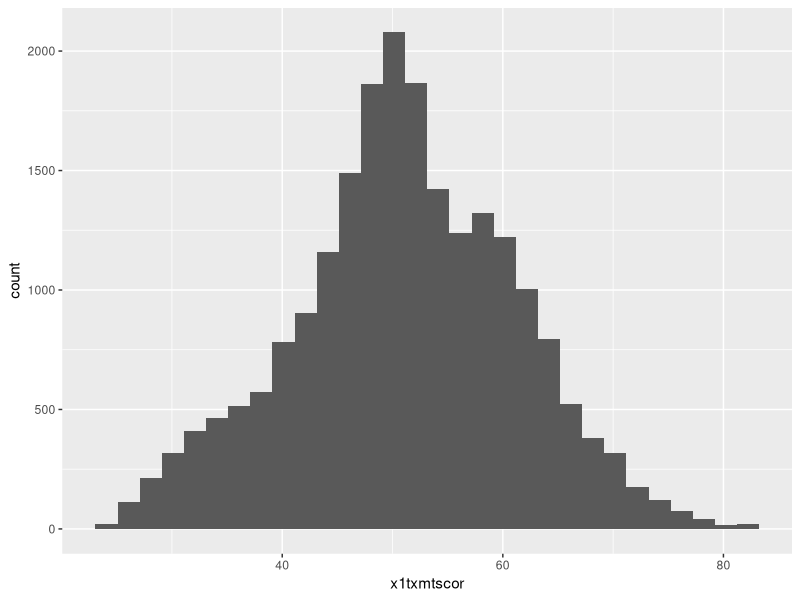
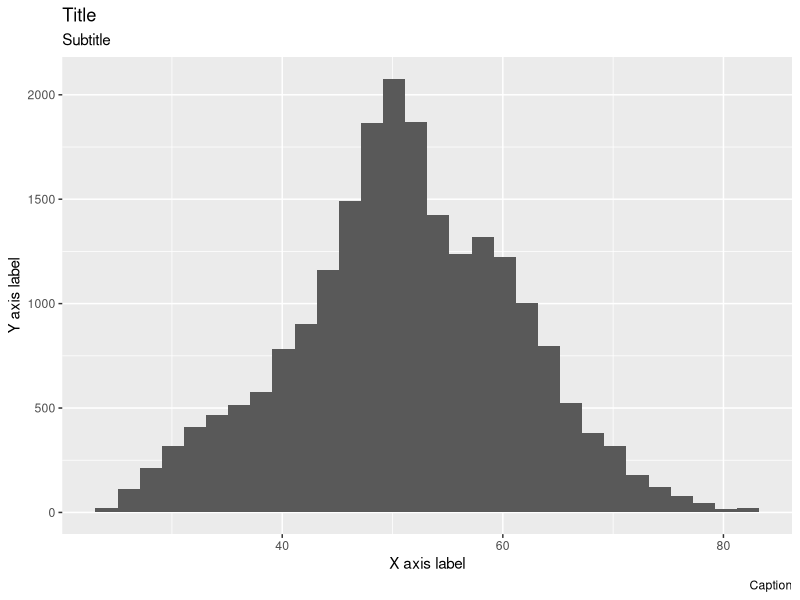
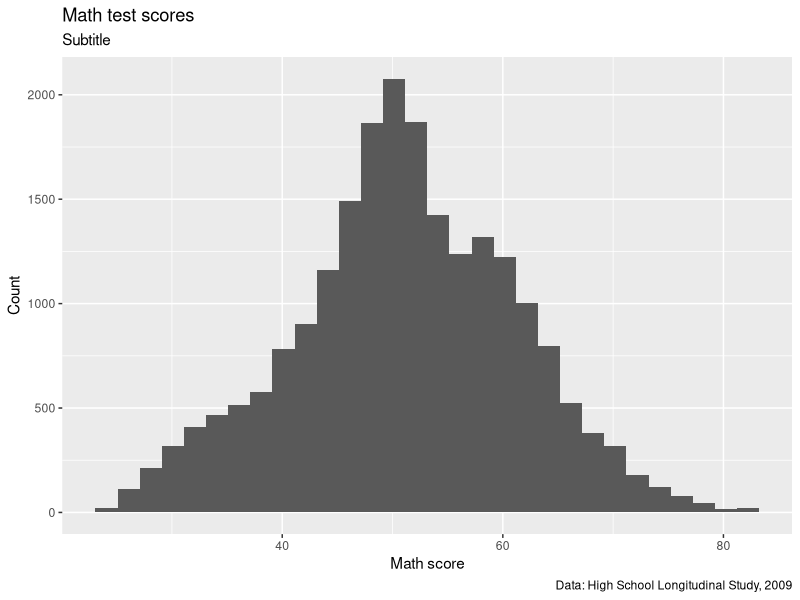
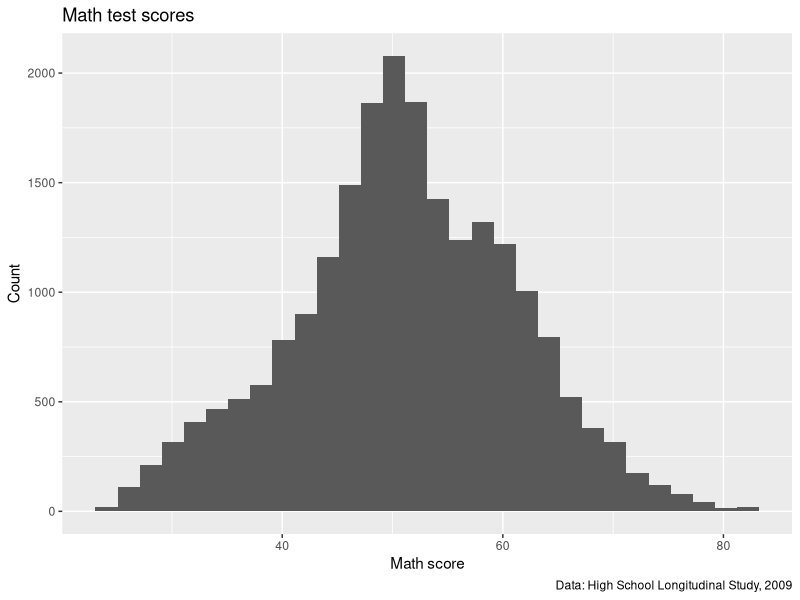
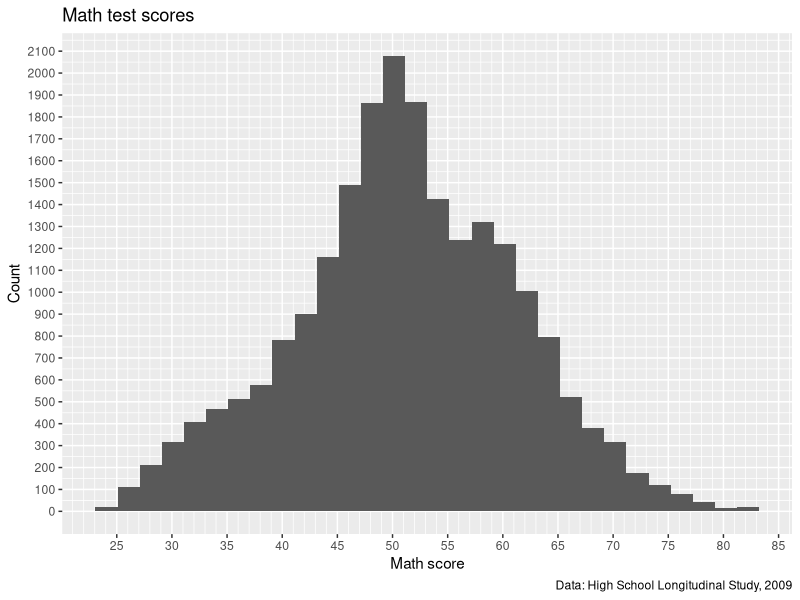
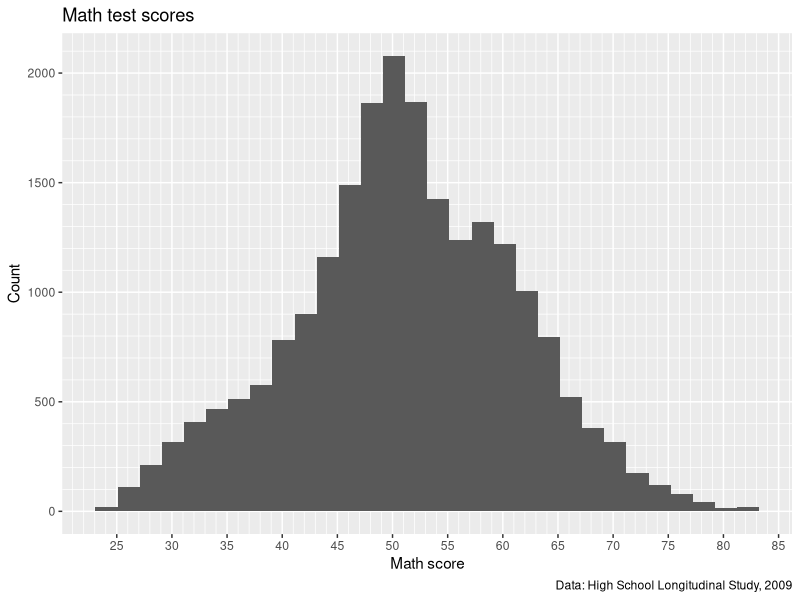
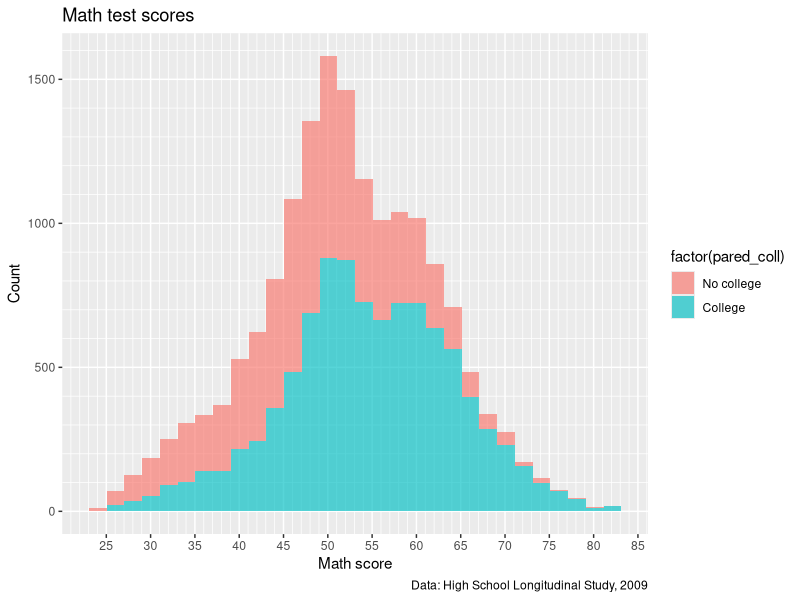
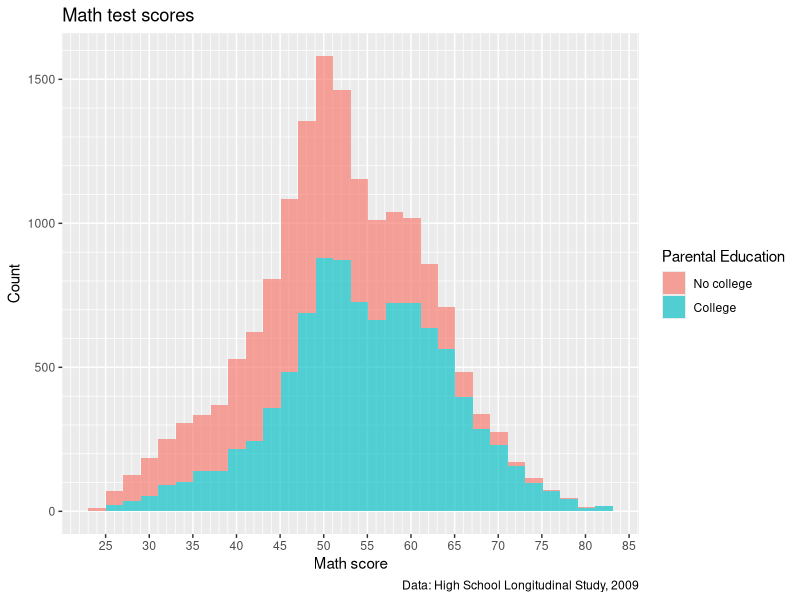

Here is the R script that generated these plots, in order:
## ---- chunk 1
## -----------------------------------------------------------------------------
##
##' [PROJ: EDH 7916]
##' [FILE: Data visualization with ggplot2 - Customization]
##' [INIT: 9 March 2020]
##' [AUTH: Benjamin Skinner @btskinner]
##' [EDIT: Matt Capaldi @ttalVlatt]
##' [EDIT: Jue Wu]
##' [UPDT: 29 January 2025]
##
## -----------------------------------------------------------------------------
## ---- chunk 2
## ---------------------------
##' [Libraries]
## ---------------------------

library(tidyverse)
library(patchwork)
## ---- chunk 3
## ---------------------------
##' [Input data]
## ---------------------------

data <- read_csv("data/hsls-small.csv")
## ---- chunk 4
## -----------------------------------------------------------------------------
##' [Initial plain plot]
## -----------------------------------------------------------------------------

## Drop missing values for math test score
data <- data |>
  filter(x1txmtscor != -8)
## ---- chunk 5
## create histogram using ggplot
p <- ggplot(data = data) +
  geom_histogram(mapping = aes(x = x1txmtscor))

## show
p
## ---- chunk 6
## -----------------------------------------------------------------------------
##' [Titles and captions]
## -----------------------------------------------------------------------------

## Add placeholder titles/labels/captions
p <- p +
  labs(title = "Title",
       subtitle = "Subtitle",
       caption = "Caption",
       x = "X axis label",
       y = "Y axis label")

## show 
p
## ---- chunk 7
## create histogram using ggplot
p <- p +
  labs(title = "Math test scores",
       caption = "Data: High School Longitudinal Study, 2009",
       x = "Math score",
       y = "Count")

## show 
p
## ---- chunk 8

## Remove the subtitle placeholder
p <- p +
  labs(subtitle = NULL)

## show 
p
## ---- chunk 9
## -----------------------------------------------------------------------------
##' [Axis formatting]
## -----------------------------------------------------------------------------

## create histogram using ggplot
p <- p +
    scale_x_continuous(breaks = seq(from = 0, to = 100, by = 5),
                     minor_breaks = seq(from = 0, to = 100, by = 1)) +
  scale_y_continuous(breaks = seq(from = 0, to = 2500, by = 100),
                     minor_breaks = seq(from = 0, to = 2500, by = 50))

## show 
p
## ---- chunk 10
p <- p +
    scale_y_continuous(breaks = seq(from = 0, to = 2500, by = 500),
                     minor_breaks = seq(from = 0, to = 2500, by = 100))

## show
p

## ---- chunk 11
## -----------------------------------------------------------------------------
##' [Legend labels]
## -----------------------------------------------------------------------------

## add indicator that == 1 if either parent has any college
data <- data |>
  filter(!x1paredu %in% c(-8, -9)) |> 
  mutate(pared_coll = ifelse(x1paredu >= 3, 1, 0),
         pared_coll = factor(pared_coll,
                             levels = c(0,1),
                             labels = c("No college", "College")))
## ---- chunk 12

p2 <- ggplot(data = data) +
  geom_histogram(mapping = aes(x = x1txmtscor,
                               fill = factor(pared_coll)),
                 alpha = 0.66) +
  ## Below here is just what we had added to p in previous steps
  labs(title = "Math test scores",
       caption = "Data: High School Longitudinal Study, 2009",
       x = "Math score",
       y = "Count") +
      scale_x_continuous(breaks = seq(from = 0, to = 100, by = 5),
                     minor_breaks = seq(from = 0, to = 100, by = 1)) +
    scale_y_continuous(breaks = seq(from = 0, to = 2500, by = 500),
                     minor_breaks = seq(from = 0, to = 2500, by = 100))

## show 
p2
## ---- chunk 13
p2 <- p2 +
  labs(fill = "Parental Education")

p2
## ---- chunk 14
## ---------------------------
##' [Color Scales]
## ---------------------------

## create histogram using ggplot
p2 <- p2 +
  scale_fill_manual(values = c("blue4", "orange2"))

## show 
p2
## ---- chunk 15
## Add a facet wrap for sex
p2 <- p2 +
  facet_wrap(~x1sex)

## show 
p2
## ---- chunk 16
## Add a facet wrap for sex
p2 <- p2 +
  facet_wrap(~factor(x1sex, levels = c(1,2), labels = c("Male", "Female")),
             scales = "free_y")

## show 
p2
## ---- chunk 17
## Add a facet wrap for sex
p2 <- p2 +
  scale_x_continuous(breaks = seq(0, 100, by = 10))

## show 
p2
## ---- chunk 18
## -----------------------------------------------------------------------------
##' [Preset themes]
## -----------------------------------------------------------------------------

## create histogram using ggplot
p2 <- p2 +
  theme_bw()

## show 
p2
## ---- chunk 19

p2 <- p2 +
  theme_linedraw()

## show 
p2
## ---- chunk 20

p2 <- p2 +
  theme(axis.ticks.x = element_line(linewidth = 0.8,
                                    lineend = "round"))

## show 
p2
## ---- chunk 21
## -----------------------------------------------------------------------------
##' [Multiple plots with patchwork]
## -----------------------------------------------------------------------------

## Make a nice looking second plot of math scores by by parental education
p3 <- ggplot(data) +
  geom_boxplot(mapping = aes(x = pared_coll,
                             y = x1txmtscor,
                             fill = pared_coll),
               alpha = 0.66) +
  scale_fill_viridis_d(option = "magma", begin = 0.2, end = 0.8) +
  labs(x = NULL,
       y = "Math Score",
       fill = "Parental Education") +
  theme_linedraw()

## show
p3
## ---- chunk 22
## use plus sign for side by side
p2 + p3
## ---- chunk 23
p2 / p3
## ---- chunk 24
p2 <- p2 +
  scale_fill_viridis_d(option = "magma", begin = 0.2, end = 0.8)

p2 / p3
## ---- chunk 25
p2 / p3 + plot_layout(design = "AAAAA
                                #BBB#")
## ---- chunk 26
p2 / p3 + guide_area() + plot_layout(design = "AAAAA
                                               BBBCC",
                                     guides= "collect")
## ---- chunk 27
p2 <- p2 +
  labs(title = NULL,
       caption = NULL,
       subtitle = "By Sex")

p3 <- p3 +
  labs(subtitle = "Overall")

p2 / p3 + guide_area() + plot_layout(design = "AAAAA
                                               BBBCC",
                                     guides= "collect")
## ---- chunk 28
p2 / p3 + guide_area() + plot_layout(design = "AAAAA
                                               BBBCC",
                                     guides= "collect") +
  plot_annotation(title = "Math Test Scores Differences by Parental Education",
                  caption = "Data: High School Longitudinal Study, 2009")
## ---- chunk 29
patch <- p2 / p3 + guide_area() + plot_layout(design = "AAAAA
                                               BBBCC",
                                     guides= "collect") +
  plot_annotation(title = "Math Test Scores Differences by Parental Education",
                  caption = "Data: High School Longitudinal Study, 2009")
## ---- chunk 30

## -----------------------------------------------------------------------------
##' *END SCRIPT*
## -----------------------------------------------------------------------------
